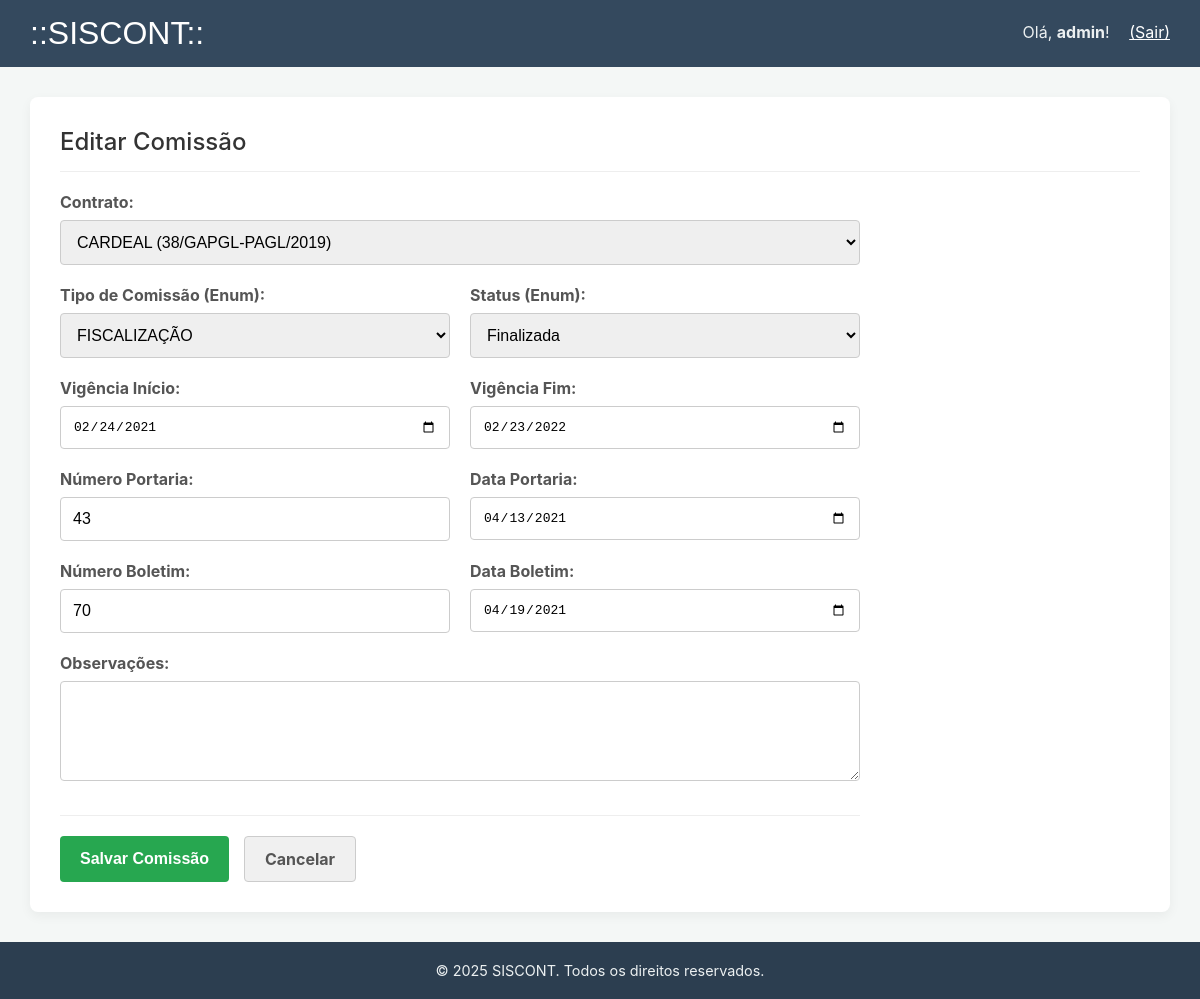
The app's page /crud_comissoes/comissoes_form.php?id=18 (signed in) with its own data.
### tables this page shows
CREATE TABLE `comissoes` (
  `idcom` int NOT NULL,
  `tipocom` enum('FISCALIZAÇÃO','RECEBIMENTO','FISCALIZAÇÃO OBRAS/SV ENGENHARIA','RECEBIMENTO EM DEFINITIVO') NOT NULL,
  `contratos_idcont` int NOT NULL,
  `vigencia_ini` date NOT NULL,
  `vigencia_fim` date NOT NULL,
  `portaria_num` int NOT NULL,
  `portaria_data` date NOT NULL,
  `bol_num` int NOT NULL,
  `bol_data` date NOT NULL,
  `obs` varchar(400) NOT NULL,
  `status` enum('vigente','finalizada','revogada') NOT NULL
);

### crud_comissoes/comissoes_form.php (the view, shortened to what this page needs)
<?php
include "../conexao.php";
$comissao = [
    'idcom' => '', 'tipocom' => '', 'contratos_idcont' => '',
    'vigencia_ini' => '', 'vigencia_fim' => '', 'portaria_num' => '',
    'portaria_data' => '', 'bol_num' => '', 'bol_data' => '',
    'obs' => '', 'status' => 'vigente'
];
$titulo = "Adicionar Nova Comissão";
$tipos_comissao = ['FISCALIZAÇÃO', 'RECEBIMENTO', 'FISCALIZAÇÃO OBRAS/SV ENGENHARIA', 'RECEBIMENTO EM DEFINITIVO'];
$status_comissao = ['vigente', 'finalizada', 'revogada'];
try {
    $sql_contratos = "SELECT idcont, numerocont, omcont, anocont, nomeempresa
                      FROM CONTRATOS_LANCADOS_VW
                      ORDER BY nomeempresa, anocont DESC, numerocont DESC";
    $stmt_contratos = $mysqli->query($sql_contratos);
    $contratos = $stmt_contratos->fetch_all(MYSQLI_ASSOC);
    if (isset($_GET['id'])) {
        $id = (int)$_GET['id'];
        $titulo = "Editar Comissão";
        $sql = "SELECT * FROM comissoes WHERE idcom = ?";
        $stmt = $mysqli->prepare($sql);
        $stmt->bind_param("i", $id);
        $stmt->execute();
        $result = $stmt->get_result();
        if ($result->num_rows > 0) {
            $comissao = $result->fetch_assoc();
        } else {
            die("Comissão não encontrada.");
        }
    }
} catch (mysqli_sql_exception $e) {
    die("Erro: " . $e->getMessage());
}
?>
<!DOCTYPE html>
<html lang="pt-br">
<head>
    <link rel="stylesheet" href="../estilo.css">
</head>
<body>
    <div id="topo">
        <h1>::SISCONT::</h1>
        <div style="position: absolute; top: 22px; right: 30px; color: #ecf0f1;">
            Olá, <strong><?= htmlspecialchars($_SESSION['usuario_logado']); ?></strong>!
            <a href="../logout.php" style="color: #fff; text-decoration: underline; margin-left: 15px;">(Sair)</a>
        </div>
    </div>
    <div id="conteudo-interno">
        <div class="main-content-card">
            <h2><?= $titulo ?></h2>
            <form action="comissoes_acao.php" method="POST">
                <div class="form-group">
                    <label for="contratos_idcont">Contrato:</label>
                    <select id="contratos_idcont" name="contratos_idcont" required>
                        <?php foreach ($contratos as $contrato): ?>
                            <option value="<?= $contrato['idcont'] ?>"
                                <?= ($contrato['idcont'] == $comissao['contratos_idcont']) ? 'selected' : '' ?>
                            >
                                <?= htmlspecialchars($contrato['nomeempresa']) ?> (<?= $contrato['numerocont'] ?>/<?= $contrato['omcont'] ?>/<?= $contrato['anocont'] ?>)
                            </option>
                        <?php endforeach; ?>
                    </select>
                </div>
                <div class="form-row">
                    <div class="form-group">
                        <label for="tipocom">Tipo de Comissão (Enum):</label>
                        <select id="tipocom" name="tipocom" required>
                            <?php foreach ($tipos_comissao as $tipo): ?>
                                <option value="<?= $tipo ?>" <?= ($comissao['tipocom'] == $tipo) ? 'selected' : '' ?>>
                                    <?= htmlspecialchars($tipo) ?>
                                </option>
                            <?php endforeach; ?>
                        </select>
                    </div>
                    <div class="form-group">
                        <label for="status">Status (Enum):</label>
                        <select id="status" name="status" required>
                            <?php foreach ($status_comissao as $status): ?>
                                <option value="<?= $status ?>" <?= ($comissao['status'] == $status) ? 'selected' : '' ?>>
                                    <?= htmlspecialchars(ucfirst($status)) ?>
                                </option>
                            <?php endforeach; ?>
                        </select>
                    </div>
                </div>
                <div class="form-row">
                    <div class="form-group">
                        <label for="vigencia_ini">Vigência Início:</label>
                        <input type="date" id="vigencia_ini" name="vigencia_ini"
                               value="<?= htmlspecialchars($comissao['vigencia_ini']) ?>" required>
                    </div>
                    <div class="form-group">
                        <label for="vigencia_fim">Vigência Fim:</label>
                        <input type="date" id="vigencia_fim" name="vigencia_fim"
                               value="<?= htmlspecialchars($comissao['vigencia_fim']) ?>" required>
                    </div>
                </div>
                <div class="form-row">
                    <div class="form-group">
                        <label for="portaria_num">Número Portaria:</label>
                        <input type="number" id="portaria_num" name="portaria_num"
                               value="<?= htmlspecialchars($comissao['portaria_num']) ?>" required>
                    </div>
                    <div class="form-group">
                        <label for="portaria_data">Data Portaria:</label>
                        <input type="date" id="portaria_data" name="portaria_data"
                               value="<?= htmlspecialchars($comissao['portaria_data']) ?>" required>
                    </div>
                </div>
                <div class="form-row">
                    <div class="form-group">
                        <label for="bol_num">Número Boletim:</label>
                        <input type="number" id="bol_num" name="bol_num"
                               value="<?= htmlspecialchars($comissao['bol_num']) ?>" required>
                    </div>
                    <div class="form-group">
                        <label for="bol_data">Data Boletim:</label>
                        <input type="date" id="bol_data" name="bol_data"
                               value="<?= htmlspecialchars($comissao['bol_data']) ?>" required>
                    </div>
                </div>
                <div class="form-group">
                    <label for="obs">Observações:</label>
                    <textarea id="obs" name="obs" rows="3"><?= htmlspecialchars($comissao['obs']) ?></textarea>
                </div>
                <div class="form-actions">
                    <button type="submit">Salvar Comissão</button>
                    <a href="comissoes_index.php" class="btn-cancel">Cancelar</a>
                </div>
            </form>
        </div> </div> <div id="rodape">
        &copy; <?= date('Y'); ?> SISCONT. Todos os direitos reservados.
    </div>
</body>
</html>

### estilo.css (style rules this page uses)
html, body { margin: 0; padding: 0; width: 100%; height: 100%; background-color: #f4f7f6; font-family: -apple-system, BlinkMacSystemFont, "Segoe UI", Roboto, "Helvetica Neue", Arial, sans-serif; }
h1 { margin: 0; font-size: 2em; font-family: sans-serif; color: #ffffff; font-weight: 300; }
h2 { font-size: 1.5em; color: #333; font-weight: 500; text-align: center; margin-top: 0; }
#topo { background-color: #34495e; width: 100%; color: #ffffff; padding: 15px 30px; box-sizing: border-box; display: flex; justify-content: space-between; align-items: center; }
#rodape { background-color: #2c3e50; width: 100%; color: #ecf0f1; padding: 20px; box-sizing: border-box; font-size: 0.9em; display: flex; align-items: center; justify-content: center; gap: 15px; flex-wrap: wrap; }
.form-group { margin-bottom: 20px; }
.form-group label { display: block; margin-bottom: 8px; font-weight: bold; color: #555; }
#conteudo-interno { padding: 30px; box-sizing: border-box; min-height: calc(100vh - 160px); }
.main-content-card { width: 100%; max-width: 1200px; background: #ffffff; padding: 30px; border-radius: 8px; box-shadow: 0 4px 12px rgba(0,0,0,0.05); box-sizing: border-box; margin: 0 auto; }
.main-content-card h2 { text-align: left; margin-top: 0; margin-bottom: 20px; padding-bottom: 15px; border-bottom: 1px solid #eee; color: #333; }
.main-content-card form { width: 100%; max-width: 800px; margin: 0; }
.form-group input[type="text"], .form-group input[type="password"], .form-group input[type="date"], .form-group input[type="number"], .form-group input[type="email"], .form-group select, .form-group textarea { width: 100%; padding: 12px; border: 1px solid #ccc; border-radius: 4px; box-sizing: border-box; font-size: 1em; }
.form-group textarea { min-height: 100px; resize: vertical; }
.form-actions { margin-top: 30px; padding-top: 20px; border-top: 1px solid #eee; display: flex; gap: 15px; }
.form-actions button, .form-actions .btn-cancel { padding: 12px 20px; border: none; border-radius: 4px; cursor: pointer; font-size: 1em; font-weight: bold; text-decoration: none; }
.form-actions button[type="submit"] { background-color: #27a750; color: white; }
.form-actions .btn-cancel { background-color: #f0f0f0; color: #555; border: 1px solid #ccc; }
.form-row { display: flex; flex-wrap: wrap; gap: 20px; }
.form-row .form-group { flex: 1; min-width: 200px; }

### records on screen
comissoes: contratos_idcont "CARDEAL (38/GAPGL-PAGL/2019)", tipocom "FISCALIZAÇÃO", status "Finalizada", vigencia_ini "02/24/2021", vigencia_fim "02/23/2022", portaria_num "43", portaria_data "04/13/2021", bol_num "70", bol_data "04/19/2021"

### other values on screen
$_SESSION['usuario_logado'] "admin"
$titulo "Editar Comissão"
